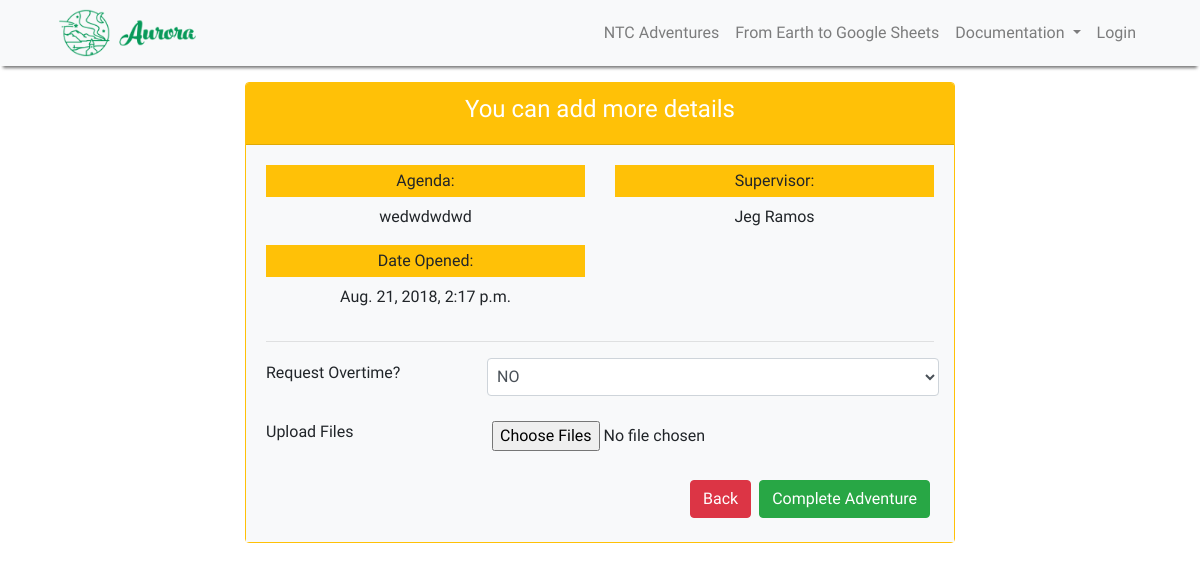
The page /ntcadventures/close_entry/60/ on the database its author committed.
### ntcadventures/models.py (models this page shows, shortened)
class Entry(models.Model):
    writer = models.ForeignKey(User, default=None, on_delete=models.PROTECT)
    date_started = models.DateTimeField(default=timezone.now)
    agenda = models.TextField()
    completed = models.BooleanField(default=False)
    date_ended = models.DateTimeField(default=None, null=True, blank=True)
    overtime = models.ForeignKey(OvertimeRequest, null=True, default=3, on_delete=models.PROTECT)
    supervisor = models.ForeignKey(Supervisor, null=True, default=1, on_delete=models.PROTECT)
    class Meta:
        verbose_name_plural = "Entries"

class Supervisor(models.Model):
    name = models.CharField(max_length=25)

### ntcadventures/views.py (the view)
# urls.py: path('close_entry/<entry_id>/', views.close_entry, name='close_entry')
def close_entry(request, entry_id='Default'):
    if request.method == 'POST':
        form = forms.CloseAdventureForm(request.POST)
        mediaform = forms.MediaUploadForm(request.POST, request.FILES)
        if form.is_valid() and mediaform.is_valid():
            update_entry = Entry.objects.get(id=entry_id)
            overtime = OvertimeRequest.objects.get(id=request.POST['request_overtime'])
            update_entry.date_ended = timezone.now()
            update_entry.completed = True
            update_entry.overtime = overtime
            update_entry.save()
            entry = Entry.objects.get(id=entry_id)
            if 'file' in request.FILES:
                for media in request.FILES.getlist('file'):
                    new_media = File(entry=entry, file=media)
                    new_media.save()
            messages.success(request, f"Adventure: {entry.date_started.date()} (Completed)")
            return redirect('ntcadventures:home')
        else:
            messages.error(request, mediaform.errors)
            return redirect('ntcadventures:home')
    else:
        entry_detail = Entry.objects.get(id=entry_id)
        form = CloseAdventureForm()
        mediaform = MediaUploadForm()
        context = {'entry_detail': entry_detail, 'form': form, 'mediaform': mediaform}
        return render(request, 'ntcadventures/close_entry.html', context)

### ntcadventures/forms.py
class CloseAdventureForm(forms.Form):
    OVERTIME_OPTIONS = ((3, 'NO'), (1, 'YES'))
    request_overtime = forms.ChoiceField(widget=forms.Select(attrs={
        'class': 'form-control col-md-8', 'name': 'request_overtime',
    }), choices=OVERTIME_OPTIONS)

class MediaUploadForm(forms.ModelForm):
    class Meta:
        model = File
        fields = ('file', )
        widgets = {
            'file': forms.ClearableFileInput(attrs={
                'multiple': True, 'class': 'col-md-4', 'name': 'file'
            })
        }

### templates/ntcadventures/close_entry.html (shortened to what this page needs)
{% extends 'base.html' %}
{% load static %}
{% block content %}
    <div class="container col-md-8 offset-md-2 mt-3">
        <div class="card border border-warning">
            <div class="card-header bg-warning text-white text-center">
                <h4>You can add more details</h4>
            </div>
            <div class="card-body bg-light">
                <div class="row">
                    <div class="text-center col-md-6">
                        <label for="agenda" class="bg-warning p-1 w-100">Agenda:</label>
                        <p name="agenda">{{ entry_detail.agenda }}</p>
                    </div>
                    <div class="text-center col-md-6">
                        <label for="agenda" class="bg-warning p-1 w-100">Supervisor:</label>
                        <p name="agenda">{{ entry_detail.supervisor.name }}</p>
                    </div>
                </div>
                    <div class="row">
                    <div class="text-center col-md-6">
                        <label for="date_started" class="bg-warning p-1 w-100">Date Opened:</label>
                        <p name="date_started">{{ entry_detail.date_started }}</p>
                    </div>
                </div>
                <hr>
                <form action="" method="POST" enctype="multipart/form-data">
                    <div class="form-row d-flex align-items-center">
                        <label for="overtime" class="col-md-4">Request Overtime?</label>
                        {{ form.request_overtime }}
                    </div>
                    <br>
                    <div class="form-row d-flex align-items-center text-truncate">
                        <label for="file" class="col-md-4">Upload Files</label>
                        {{ mediaform.file }}
                    </div>
                    <br>
                    <button type="submit" class="btn btn-success float-right m-1">Complete Adventure</button>
                    <a href="{% url 'ntcadventures:home' %}" class="btn btn-danger float-right m-1">Back</a>
                </form>
            </div>
        </div>
    </div>
{% endblock content %}

### static/custom/css/main.css (style rules this page uses)
* { font-family: 'Exo 2', sans-serif; }

### rows shown on the page
Entry: agenda "wedwdwdwd", supervisor.name "Jeg Ramos", date_started "Aug. 21, 2018, 2:17 p.m."
